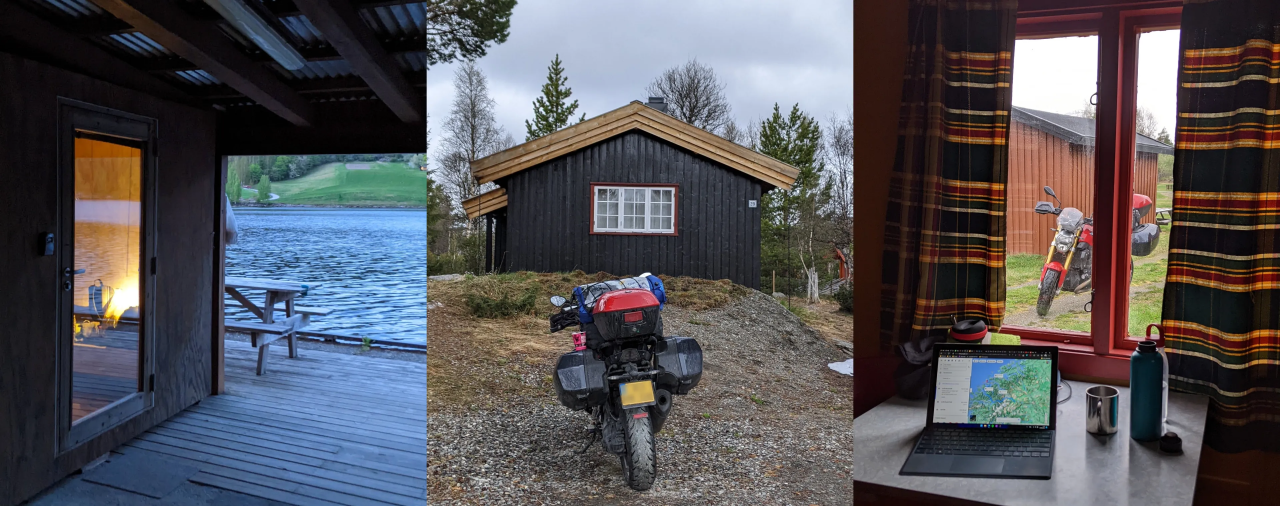
#> input picture assets/img/stories-images/norway-budget/norway-accommodation.webp, 3840 x 1518 px (shown at 1/3 size)
$ python -i fetch_norway_budget_images.py   (imports and definitions only)
#> lines starting #> are read from the running program, lines starting #| are printed output that depends on the picture
"""
Fetch Norway budget story images from Medium CDN and convert to WebP.
Run from project root: python scripts/fetch_norway_budget_images.py
"""
import os
import urllib.request
from pathlib import Path

try:
    from PIL import Image
except ImportError:
    print("Install Pillow: pip install Pillow")
    raise

OUT_DIR = Path(__file__).resolve().parent.parent / "assets" / "img" / "stories-images" / "norway-budget"
QUALITY = 80
ORIENTATION_TAG = 274
MEDIUM_BASE = "https://miro.medium.com/v2/"

# Order and (Medium image ID, optional alt/caption for filename)
IMAGES = [
    ("1*NCvXeRWDgAMtk3AJZI0_NQ.png", "norway-budget-hero"),
    ("1*hX1auRspypgI-fexV7kfmw.png", "norway-budget-1"),
    ("1*qtY0q7FhZ_kmJp3YdR9RVQ.png", "norway-budget-2"),
    ("1*5mwvsYbZjbRjivPqPAIx0g.png", "norway-budget-3"),
    ("1*Ps6eY51DybvmDE7jXRRWVQ.png", "norway-budget-4"),
    ("1*nVbeC5Bv92lSRzWav5joKQ.png", "norway-budget-5"),
    ("1*3bKYQT-XMy__ho4JcvxNSg.png", "norway-budget-6"),
    ("1*bW0-H01QXBEySamjFmuu_g.png", "norway-budget-7"),
    ("1*H7ZCxPxAOxVq1jEIOPgueQ.png", "norway-budget-8"),
    ("1*3cW38ZX19_b_3bzS63rmXg.png", "norway-budget-9"),
    ("1*Qe0KYQCIj0gEsRxMdfZwdg.png", "norway-budget-10"),
    ("1*kY5MEqB3g_aPjMSu-652yw.jpeg", "norway-budget-11"),
    ("1*Qu5JEJIAXR7p8eJEckLOAQ.png", "norway-budget-12"),
]


def apply_orientation(img):
    try:
        exif = img.getexif()
        if not exif:
            return img
        try:
            o = int(exif.get(ORIENTATION_TAG, 1) or 1)
        except (TypeError, ValueError):
            o = 1
        if o == 3:
            return img.rotate(180, expand=True)
        if o == 6:
            return img.rotate(270, expand=True)
        if o == 8:
            return img.rotate(90, expand=True)
    except Exception:
        pass
    return img


def main():
    OUT_DIR.mkdir(parents=True, exist_ok=True)
    for medium_id, base_name in IMAGES:
        url = MEDIUM_BASE + medium_id
        ext = Path(medium_id).suffix
        local_path = OUT_DIR / (base_name + ext)
        webp_path = OUT_DIR / (base_name + ".webp")

        if webp_path.exists():
            print(f"Skip (exists): {base_name}.webp")
            continue

        req = urllib.request.Request(
            url,
            headers={"User-Agent": "Mozilla/5.0 (Windows NT 10.0; rv:91.0) Gecko/20100101 Firefox/91.0"},
        )
        try:
            with urllib.request.urlopen(req, timeout=30) as r:
                data = r.read()
        except Exception as e:
            print(f"Download failed {medium_id}: {e}")
            continue

        local_path.write_bytes(data)
        img = Image.open(local_path)
        img = apply_orientation(img)
        if img.mode in ("RGBA", "P"):
            img = img.convert("RGB")
        img.save(webp_path, "WEBP", quality=QUALITY)
        img.close()
        local_path.unlink()
        print(f"OK: {base_name}.webp")

    print("Done.")


# [2 lines not run here, left out]

>>> import cv2
>>> picture = cv2.imread('../assets/img/stories-images/norway-budget/norway-accommodation.webp', cv2.IMREAD_GRAYSCALE)
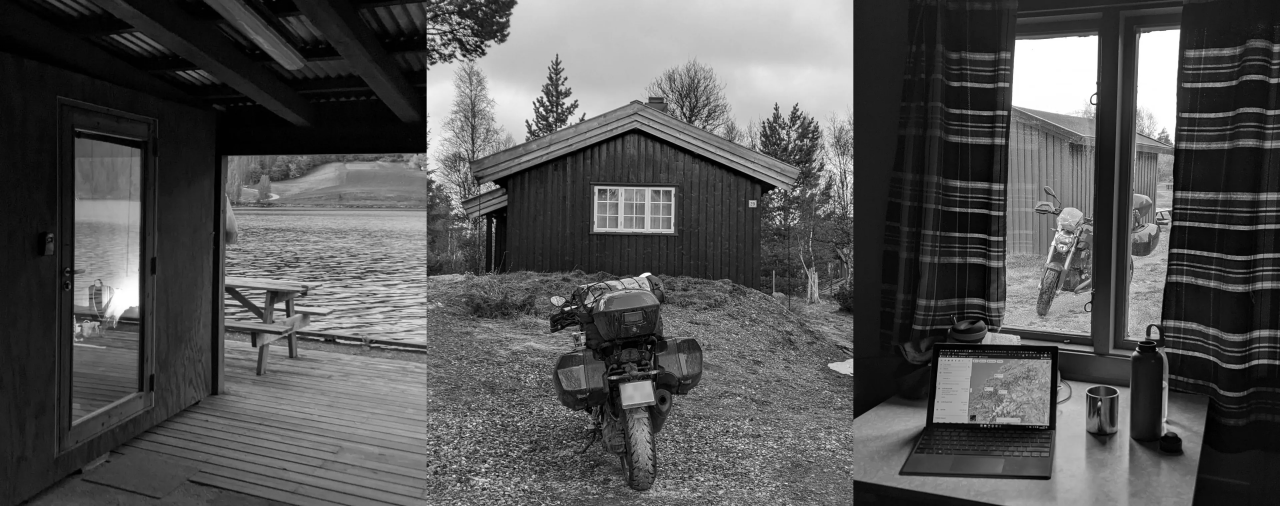
#> picture: shape (1518, 3840) (shown at 1/3 size); min 0, max 255, mean 84.2
>>> result = apply_orientation(picture)
